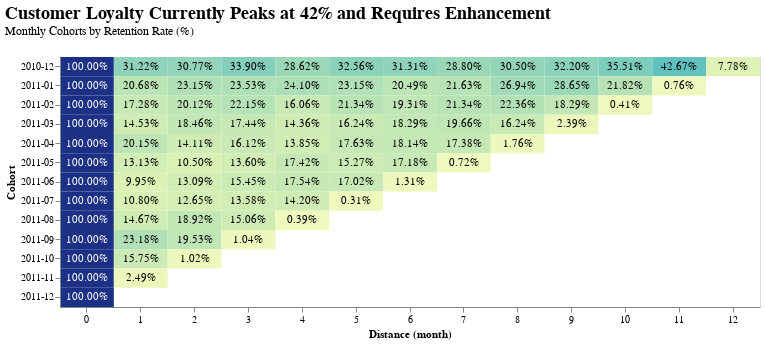

Notebook source saved alongside this figure:
### Markdown cell above
Visualisasikan `cohort retention` menggunakan HeatMap.

### Code cell
cohorts['FirstTransactionMonth'] = cohorts['FirstTransactionMonth'].astype(str)

# Plot dengan heat map
heatmap = alt.Chart(cohorts).mark_rect().encode(
    x=alt.X('PeriodDistance:O', title='Distance (month)').axis(labelAngle=0),
    y=alt.Y('FirstTransactionMonth:O', title='Cohort'),
    color=alt.Color('Pct Customer').legend(None),
).properties(
    width=800,
    height=300,
    title='Cohort Analysis - Retention'
)

# Menambahkan text annotations
text = heatmap.mark_text(baseline='middle').encode(
    text=alt.Text('Pct Customer', format='.2%'),
    color=alt.condition(
        alt.datum['Pct Customer'] == 1.0,
        alt.value('white'),
        alt.value('black')
    )
)

# Menambahkan judul
(heatmap + text).properties(
    title=alt.Title(
        "Customer Loyalty Currently Peaks at 42% and Requires Enhancement",
        subtitle='Monthly Cohorts by Retention Rate (%)',
        anchor='start',
        font='Calibri',
        fontSize=18,
        offset=20,
    ),
    width=700, height=250
)

### Figure 1 — Vega-Lite specification as saved in the notebook (floating-point values rounded to 4 significant figures)
{"config": {"view": {"continuousWidth": 300, "continuousHeight": 300}}, "layer": [{"mark": {"type": "rect"}, "encoding": {"color": {"field": "Pct Customer", "legend": null, "type": "quantitative"}, "x": {"axis": {"labelAngle": 0}, "field": "PeriodDistance", "title": "Distance (month)", "type": "ordinal"}, "y": {"field": "FirstTransactionMonth", "title": "Cohort", "type": "ordinal"}}, "title": "Cohort Analysis - Retention"}, {"mark": {"type": "text", "baseline": "middle"}, "encoding": {"color": {"condition": {"test": "(datum['Pct Customer'] === 1.0)", "value": "white"}, "value": "black"}, "text": {"field": "Pct Customer", "format": ".2%", "type": "quantitative"}, "x": {"axis": {"labelAngle": 0}, "field": "PeriodDistance", "title": "Distance (month)", "type": "ordinal"}, "y": {"field": "FirstTransactionMonth", "title": "Cohort", "type": "ordinal"}}, "title": "Cohort Analysis - Retention"}], "data": {"name": "data-11c0eb5c497d0de2d0acc21628ab0d8a"}, "height": 250, "title": {"text": "Customer Loyalty Currently Peaks at 42% and Requires Enhancement", "anchor": "start", "font": "Calibri", "fontSize": 18, "offset": 20, "subtitle": "Monthly Cohorts by Retention Rate (%)"}, "width": 700, "$schema": "https://vega.github.io/schema/vega-lite/v5.8.0.json", "datasets": {"data-11c0eb5c497d0de2d0acc21628ab0d8a": [{"FirstTransactionMonth": "2010-12", "PeriodDistance": 0, "Customer ID": 1118.0, "Pct Customer": 1.0}, {"FirstTransactionMonth": "2010-12", "PeriodDistance": 1, "Customer ID": 349.0, "Pct Customer": 0.3122}, {"FirstTransactionMonth": "2010-12", "PeriodDistance": 2, "Customer ID": 344.0, "Pct Customer": 0.3077}, {"FirstTransactionMonth": "2010-12", "PeriodDistance": 3, "Customer ID": 379.0, "Pct Customer": 0.339}, {"FirstTransactionMonth": "2010-12", "PeriodDistance": 4, "Customer ID": 320.0, "Pct Customer": 0.2862}, {"FirstTransactionMonth": "2010-12", "PeriodDistance": 5, "Customer ID": 364.0, "Pct Customer": 0.3256}, {"FirstTransactionMonth": "2010-12", "PeriodDistance": 6, "Customer ID": 350.0, "Pct Customer": 0.3131}, {"FirstTransactionMonth": "2010-12", "PeriodDistance": 7, "Customer ID": 322.0, "Pct Customer": 0.288}, {"FirstTransactionMonth": "2010-12", "PeriodDistance": 8, "Customer ID": 341.0, "Pct Customer": 0.305}, {"FirstTransactionMonth": "2010-12", "PeriodDistance": 9, "Customer ID": 360.0, "Pct Customer": 0.322}, {"FirstTransactionMonth": "2010-12", "PeriodDistance": 10, "Customer ID": 397.0, "Pct Customer": 0.3551}, {"FirstTransactionMonth": "2010-12", "PeriodDistance": 11, "Customer ID": 477.0, "Pct Customer": 0.4267}, {"FirstTransactionMonth": "2010-12", "PeriodDistance": 12, "Customer ID": 87.0, "Pct Customer": 0.07782}, {"FirstTransactionMonth": "2011-01", "PeriodDistance": 0, "Customer ID": 527.0, "Pct Customer": 1.0}, {"FirstTransactionMonth": "2011-01", "PeriodDistance": 1, "Customer ID": 109.0, "Pct Customer": 0.2068}, {"FirstTransactionMonth": "2011-01", "PeriodDistance": 2, "Customer ID": 122.0, "Pct Customer": 0.2315}, {"FirstTransactionMonth": "2011-01", "PeriodDistance": 3, "Customer ID": 124.0, "Pct Customer": 0.2353}, {"FirstTransactionMonth": "2011-01", "PeriodDistance": 4, "Customer ID": 127.0, "Pct Customer": 0.241}, {"FirstTransactionMonth": "2011-01", "PeriodDistance": 5, "Customer ID": 122.0, "Pct Customer": 0.2315}, {"FirstTransactionMonth": "2011-01", "PeriodDistance": 6, "Customer ID": 108.0, "Pct Customer": 0.2049}, {"FirstTransactionMonth": "2011-01", "PeriodDistance": 7, "Customer ID": 114.0, "Pct Customer": 0.2163}, {"FirstTransactionMonth": "2011-01", "PeriodDistance": 8, "Customer ID": 142.0, "Pct Customer": 0.2694}, {"FirstTransactionMonth": "2011-01", "PeriodDistance": 9, "Customer ID": 151.0, "Pct Customer": 0.2865}, {"FirstTransactionMonth": "2011-01", "PeriodDistance": 10, "Customer ID": 115.0, "Pct Customer": 0.2182}, {"FirstTransactionMonth": "2011-01", "PeriodDistance": 11, "Customer ID": 4.0, "Pct Customer": 0.00759}, {"FirstTransactionMonth": "2011-02", "PeriodDistance": 0, "Customer ID": 492.0, "Pct Customer": 1.0}, {"FirstTransactionMonth": "2011-02", "PeriodDistance": 1, "Customer ID": 85.0, "Pct Customer": 0.1728}, {"FirstTransactionMonth": "2011-02", "PeriodDistance": 2, "Customer ID": 99.0, "Pct Customer": 0.2012}, {"FirstTransactionMonth": "2011-02", "PeriodDistance": 3, "Customer ID": 109.0, "Pct Customer": 0.2215}, {"FirstTransactionMonth": "2011-02", "PeriodDistance": 4, "Customer ID": 79.0, "Pct Customer": 0.1606}, {"FirstTransactionMonth": "2011-02", "PeriodDistance": 5, "Customer ID": 105.0, "Pct Customer": 0.2134}, {"FirstTransactionMonth": "2011-02", "PeriodDistance": 6, "Customer ID": 95.0, "Pct Customer": 0.1931}, {"FirstTransactionMonth": "2011-02", "PeriodDistance": 7, "Customer ID": 105.0, "Pct Customer": 0.2134}, {"FirstTransactionMonth": "2011-02", "PeriodDistance": 8, "Customer ID": 110.0, "Pct Customer": 0.2236}, {"FirstTransactionMonth": "2011-02", "PeriodDistance": 9, "Customer ID": 90.0, "Pct Customer": 0.1829}, {"FirstTransactionMonth": "2011-02", "PeriodDistance": 10, "Customer ID": 2.0, "Pct Customer": 0.004065}, {"FirstTransactionMonth": "2011-03", "PeriodDistance": 0, "Customer ID": 585.0, "Pct Customer": 1.0}, {"FirstTransactionMonth": "2011-03", "PeriodDistance": 1, "Customer ID": 85.0, "Pct Customer": 0.1453}, {"FirstTransactionMonth": "2011-03", "PeriodDistance": 2, "Customer ID": 108.0, "Pct Customer": 0.1846}, {"FirstTransactionMonth": "2011-03", "PeriodDistance": 3, "Customer ID": 102.0, "Pct Customer": 0.1744}, {"FirstTransactionMonth": "2011-03", "PeriodDistance": 4, "Customer ID": 84.0, "Pct Customer": 0.1436}, {"FirstTransactionMonth": "2011-03", "PeriodDistance": 5, "Customer ID": 95.0, "Pct Customer": 0.1624}, {"FirstTransactionMonth": "2011-03", "PeriodDistance": 6, "Customer ID": 107.0, "Pct Customer": 0.1829}, {"FirstTransactionMonth": "2011-03", "PeriodDistance": 7, "Customer ID": 115.0, "Pct Customer": 0.1966}, {"FirstTransactionMonth": "2011-03", "PeriodDistance": 8, "Customer ID": 95.0, "Pct Customer": 0.1624}, {"FirstTransactionMonth": "2011-03", "PeriodDistance": 9, "Customer ID": 14.0, "Pct Customer": 0.02393}, {"FirstTransactionMonth": "2011-04", "PeriodDistance": 0, "Customer ID": 397.0, "Pct Customer": 1.0}, {"FirstTransactionMonth": "2011-04", "PeriodDistance": 1, "Customer ID": 80.0, "Pct Customer": 0.2015}, {"FirstTransactionMonth": "2011-04", "PeriodDistance": 2, "Customer ID": 56.0, "Pct Customer": 0.1411}, {"FirstTransactionMonth": "2011-04", "PeriodDistance": 3, "Customer ID": 64.0, "Pct Customer": 0.1612}, {"FirstTransactionMonth": "2011-04", "PeriodDistance": 4, "Customer ID": 55.0, "Pct Customer": 0.1385}, {"FirstTransactionMonth": "2011-04", "PeriodDistance": 5, "Customer ID": 70.0, "Pct Customer": 0.1763}, {"FirstTransactionMonth": "2011-04", "PeriodDistance": 6, "Customer ID": 72.0, "Pct Customer": 0.1814}, {"FirstTransactionMonth": "2011-04", "PeriodDistance": 7, "Customer ID": 69.0, "Pct Customer": 0.1738}, {"FirstTransactionMonth": "2011-04", "PeriodDistance": 8, "Customer ID": 7.0, "Pct Customer": 0.01763}, {"FirstTransactionMonth": "2011-05", "PeriodDistance": 0, "Customer ID": 419.0, "Pct Customer": 1.0}, {"FirstTransactionMonth": "2011-05", "PeriodDistance": 1, "Customer ID": 55.0, "Pct Customer": 0.1313}, {"FirstTransactionMonth": "2011-05", "PeriodDistance": 2, "Customer ID": 44.0, "Pct Customer": 0.105}, {"FirstTransactionMonth": "2011-05", "PeriodDistance": 3, "Customer ID": 57.0, "Pct Customer": 0.136}, {"FirstTransactionMonth": "2011-05", "PeriodDistance": 4, "Customer ID": 73.0, "Pct Customer": 0.1742}, {"FirstTransactionMonth": "2011-05", "PeriodDistance": 5, "Customer ID": 64.0, "Pct Customer": 0.1527}, {"FirstTransactionMonth": "2011-05", "PeriodDistance": 6, "Customer ID": 72.0, "Pct Customer": 0.1718}, {"FirstTransactionMonth": "2011-05", "PeriodDistance": 7, "Customer ID": 3.0, "Pct Customer": 0.00716}, {"FirstTransactionMonth": "2011-06", "PeriodDistance": 0, "Customer ID": 382.0, "Pct Customer": 1.0}, {"FirstTransactionMonth": "2011-06", "PeriodDistance": 1, "Customer ID": 38.0, "Pct Customer": 0.09948}, {"FirstTransactionMonth": "2011-06", "PeriodDistance": 2, "Customer ID": 50.0, "Pct Customer": 0.1309}, {"FirstTransactionMonth": "2011-06", "PeriodDistance": 3, "Customer ID": 59.0, "Pct Customer": 0.1545}, {"FirstTransactionMonth": "2011-06", "PeriodDistance": 4, "Customer ID": 67.0, "Pct Customer": 0.1754}, {"FirstTransactionMonth": "2011-06", "PeriodDistance": 5, "Customer ID": 65.0, "Pct Customer": 0.1702}, {"FirstTransactionMonth": "2011-06", "PeriodDistance": 6, "Customer ID": 5.0, "Pct Customer": 0.01309}, {"FirstTransactionMonth": "2011-07", "PeriodDistance": 0, "Customer ID": 324.0, "Pct Customer": 1.0}, {"FirstTransactionMonth": "2011-07", "PeriodDistance": 1, "Customer ID": 35.0, "Pct Customer": 0.108}, {"FirstTransactionMonth": "2011-07", "PeriodDistance": 2, "Customer ID": 41.0, "Pct Customer": 0.1265}, {"FirstTransactionMonth": "2011-07", "PeriodDistance": 3, "Customer ID": 44.0, "Pct Customer": 0.1358}, {"FirstTransactionMonth": "2011-07", "PeriodDistance": 4, "Customer ID": 46.0, "Pct Customer": 0.142}, {"FirstTransactionMonth": "2011-07", "PeriodDistance": 5, "Customer ID": 1.0, "Pct Customer": 0.003086}, {"FirstTransactionMonth": "2011-08", "PeriodDistance": 0, "Customer ID": 259.0, "Pct Customer": 1.0}, {"FirstTransactionMonth": "2011-08", "PeriodDistance": 1, "Customer ID": 38.0, "Pct Customer": 0.1467}, {"FirstTransactionMonth": "2011-08", "PeriodDistance": 2, "Customer ID": 49.0, "Pct Customer": 0.1892}, {"FirstTransactionMonth": "2011-08", "PeriodDistance": 3, "Customer ID": 39.0, "Pct Customer": 0.1506}, {"FirstTransactionMonth": "2011-08", "PeriodDistance": 4, "Customer ID": 1.0, "Pct Customer": 0.003861}, {"FirstTransactionMonth": "2011-09", "PeriodDistance": 0, "Customer ID": 384.0, "Pct Customer": 1.0}, {"FirstTransactionMonth": "2011-09", "PeriodDistance": 1, "Customer ID": 89.0, "Pct Customer": 0.2318}, {"FirstTransactionMonth": "2011-09", "PeriodDistance": 2, "Customer ID": 75.0, "Pct Customer": 0.1953}, {"FirstTransactionMonth": "2011-09", "PeriodDistance": 3, "Customer ID": 4.0, "Pct Customer": 0.01042}, {"FirstTransactionMonth": "2011-10", "PeriodDistance": 0, "Customer ID": 489.0, "Pct Customer": 1.0}, {"FirstTransactionMonth": "2011-10", "PeriodDistance": 1, "Customer ID": 77.0, "Pct Customer": 0.1575}, {"FirstTransactionMonth": "2011-10", "PeriodDistance": 2, "Customer ID": 5.0, "Pct Customer": 0.01022}, {"FirstTransactionMonth": "2011-11", "PeriodDistance": 0, "Customer ID": 441.0, "Pct Customer": 1.0}, {"FirstTransactionMonth": "2011-11", "PeriodDistance": 1, "Customer ID": 11.0, "Pct Customer": 0.02494}, {"FirstTransactionMonth": "2011-12", "PeriodDistance": 0, "Customer ID": 85.0, "Pct Customer": 1.0}]}}
